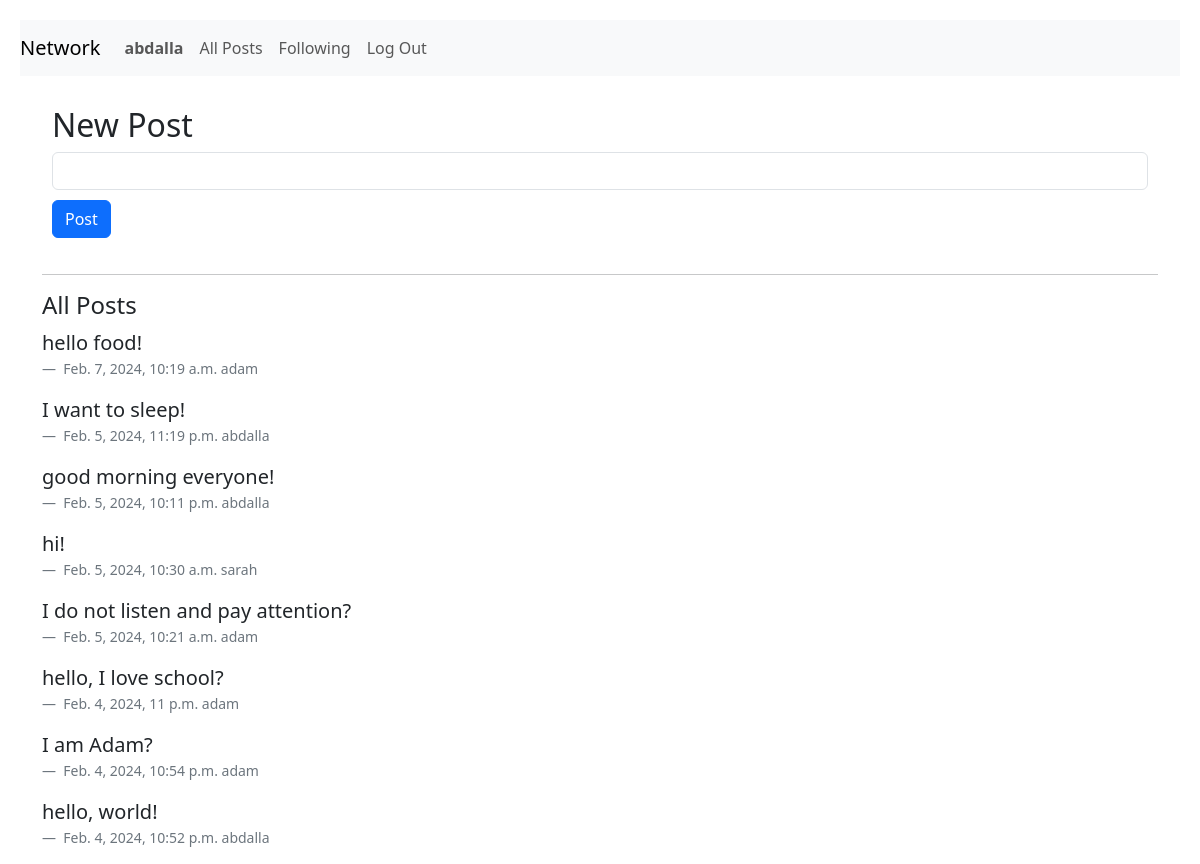
Before: / (signed in) with the older database file.
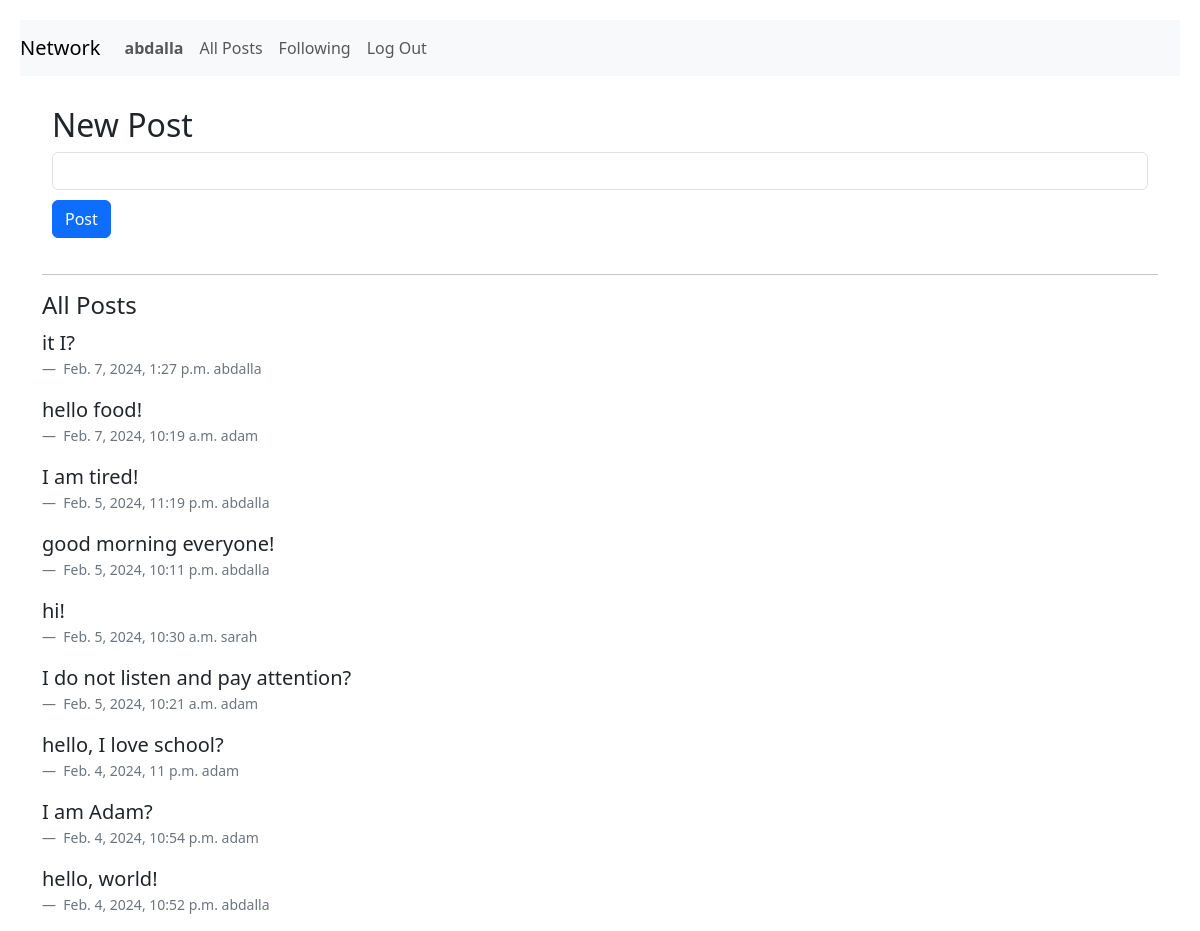
After: the same page with the newer database file.
### network/models.py (models this page shows, shortened)
class TimeStampedModel(models.Model):
    created_at = models.DateTimeField(auto_now_add=True)
    updated_at = models.DateTimeField(auto_now=True)
    class Meta:
        abstract = True

class Post(TimeStampedModel):
    created = TimeStampedModel.created_at
    body = models.CharField(max_length=300)
    user = models.ForeignKey(settings.AUTH_USER_MODEL, on_delete=models.CASCADE, null=True)
    likes = models.IntegerField(blank=True)
    reactions = models.ManyToManyField(settings.AUTH_USER_MODEL, related_name="user_reactions", symmetrical=False)

class User(AbstractUser):
    pass

### network/views.py (the view)
# urls.py: path("", views.index, name="index"),
def index(request):
    posts = Post.objects.order_by("-created_at")
    return render(
        request,
        "network/index.html",
        {"posts": posts, "form": PostForm()},
    )

### network/forms.py
class PostForm(StylishForm):
    class Meta:
        model = Post
        fields = ["body"]
        widgets = {
            "owner": forms.HiddenInput(),
        }
        labels = {
            "body": " ",
        }

### network/templates/network/index.html (shortened to what this page needs)
{% extends "network/layout.html" %}
{% block body %}
{% if user.is_authenticated %}
<section id="form-section">
    <h2>New Post</h2>
    <form action="{% url 'post' %}" method="post">
        {% for field in form %}
        <div class="form-text">
            <div>{{ field }}</div>
        </div>
        {% endfor %}
        <input id="post-button" class="btn btn-primary" type="submit" value="Post" name="save">
    </form>
</section>
<hr class="hr weather-hr" />
<section id="posts-section">
    <h4>All Posts</h4>
    <div class="row card-body">
        {% for post in posts.all %}
        <div class="comment">
            <blockquote class="blockquote">
                {{ post.body | linebreaks }}
            </blockquote>
            <figcaption class="blockquote-footer">
                {{ post.created }}
                {{ post.user }}
            </figcaption>
            {% endfor %}
        </div>
    </div>
</section>
{% endif %}
{% endblock %}

Changed rows visible on the page:
added Post: body "it I?", created "Feb. 7, 2024, 1:27 p.m.", user "abdalla"
changed Post: body "I want to sleep!" → "I am tired!"
